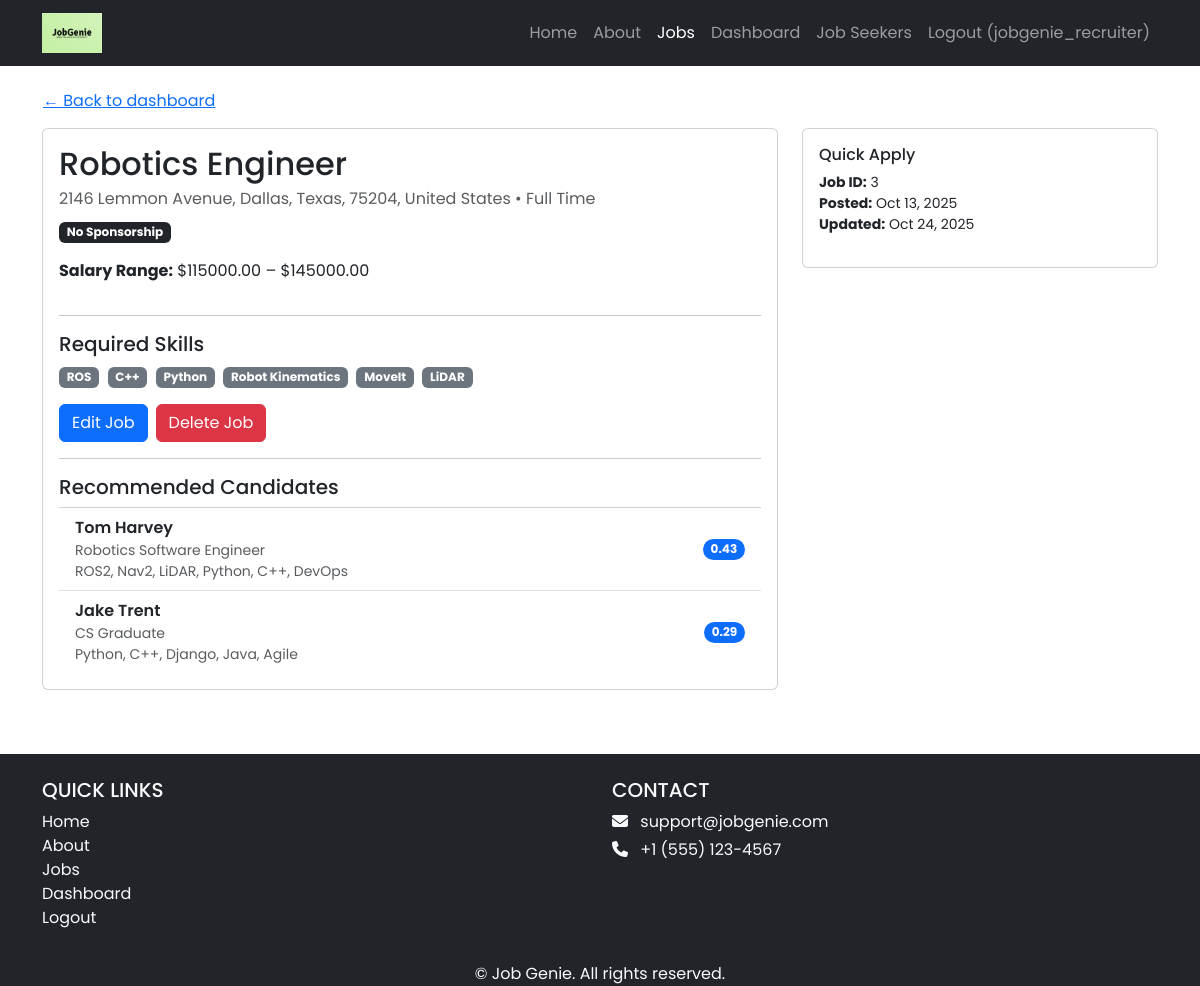
The app's page /jobs/3/ (signed in) with its own data.
### jobs/models.py (models this page shows, shortened)
class Job(models.Model):
    JOB_TYPES = [
        ('FT', 'Full Time'),
        ('PT', 'Part Time'),
        ('IN', 'Internship'),
        ('CT', 'Contractor'),
    ]
    REMOTE_TYPES = [
        ('ON', 'On-site'),
        ('RE', 'Remote'),
        ('HY', 'Hybrid'),
    ]
    SPONSORSHIP_OPT = [
        ('YES', 'Sponsorship Available'),
        ('NO', 'No Sponsorship'),
    ]
    recruiter = models.ForeignKey(
    Recruiter,
    on_delete=models.CASCADE,
    related_name="jobs",
    null=True,
    blank=True
    )
    title = models.CharField(max_length=255)
    company_name = models.CharField(max_length=255, blank=True, default="")
    skills = models.TextField(help_text="List required skills, separated by commas", blank=True, default="")
    address = models.CharField(max_length=255, blank=True, help_text="Type office location or adjust pin on map")
    city = models.CharField(max_length=100, blank=True)
    state = models.CharField(max_length=100, blank=True)
    postal_code = models.CharField(max_length=20, blank=True)
    country = models.CharField(max_length=100, blank=True)
    salary_min = models.DecimalField(max_digits=10, decimal_places=2, null=True, blank=True)
    salary_max = models.DecimalField(max_digits=10, decimal_places=2, null=True, blank=True)
    job_type = models.CharField(max_length=2, choices=JOB_TYPES)
    visa_sponsorship = models.CharField(max_length=3, choices=SPONSORSHIP_OPT, default='NO')
    remote_type = models.CharField(max_length=2, choices=REMOTE_TYPES, default='ON')
    created_at = models.DateTimeField(auto_now_add=True)
    updated_at = models.DateTimeField(auto_now=True)
    lat = models.FloatField(null=True, blank=True)
    lng = models.FloatField(null=True, blank=True)
    @property
    def skill_list(self):
        return [s.strip() for s in self.skills.split(',')] if self.skills else []
    @property
    def full_address(self):
        parts = [self.address, self.city, self.state, self.postal_code, self.country]
        return ", ".join([p for p in parts if p])
    class Meta:
        indexes = [
            models.Index(fields=['job_type']),
            models.Index(fields=['remote_type']),
            models.Index(fields=['city']),
        ]
        ordering = ['-created_at']

### profiles/models.py (models this page shows, shortened)
class JobSeekerProfile(models.Model):
    first_name = models.CharField(max_length=255, default='Unknown')
    last_name = models.CharField(max_length=255, default='Unknown')
    user = models.OneToOneField(User, on_delete=models.CASCADE)
    headline = models.CharField(max_length=255)
    skills = models.TextField()
    education = models.TextField()
    work_experience = models.TextField()
    links = models.TextField(blank=True)
    is_public = models.BooleanField(default=True)  # privacy
    address = models.CharField(max_length=255, blank=True)
    city = models.CharField(max_length=100, blank=True)
    state = models.CharField(max_length=100, blank=True)
    postal_code = models.CharField(max_length=20, blank=True)
    country = models.CharField(max_length=100, blank=True)
    lat = models.FloatField(null=True, blank=True)
    lng = models.FloatField(null=True, blank=True)

### jobs/views.py (the view)
# urls.py: path('<int:pk>/', JobDetailView.as_view(), name='job_detail'),
class JobDetailView(DetailView):
    model = Job
    template_name = 'jobs/job_detail.html'
    context_object_name = 'job'
    def get_context_data(self, **kwargs):
        ctx = super().get_context_data(**kwargs)
        if self.request.user.is_authenticated:
            ctx['application'] = Application.objects.filter(
                job=self.object, candidate=self.request.user
            ).first()
        recruiter = getattr(self.request.user, "recruiter_profile", None)
        if recruiter and self.object.recruiter_id == recruiter.id:
            ctx['job_recommendations'] = recommend_candidates_for_job(self.object, limit=5)
        return ctx

### recruiters/recommendations.py (called while the page is built)
def _tokenize_skills(raw: str) -> List[str]:
    if not raw:
        return []
    tokens: List[str] = []
    for part in raw.replace(',', ' ').split():
        token = part.strip().lower()
        if token:
            tokens.append(token)
    return tokens

def score_candidate_for_job(job, profile: JobSeekerProfile) -> float:
    job_skills = set(_tokenize_skills(getattr(job, 'skills', '')))
    candidate_skills = set(_tokenize_skills(profile.skills))
    if not job_skills or not candidate_skills:
        return 0.0
    overlap = job_skills.intersection(candidate_skills)
    base = len(overlap) / max(len(job_skills), 1)
    remote_type = getattr(job, 'remote_type', None)
    remote_bonus = 0.05 if remote_type in ('RE', 'HY') else 0.0
    return round(base + remote_bonus, 4)

def recommend_candidates_for_job(job, limit: int = 5) -> List[Tuple[JobSeekerProfile, float]]:
    candidates = JobSeekerProfile.objects.filter(is_public=True).select_related('user')
    scored: List[Tuple[JobSeekerProfile, float]] = []
    for profile in candidates:
        score = score_candidate_for_job(job, profile)
        if score > 0:
            scored.append((profile, score))
    scored.sort(key=lambda x: x[1], reverse=True)
    return scored[:limit]

### jobs/templates/jobs/job_detail.html (shortened to what this page needs)
{% extends 'base.html' %}
{% load static %}
{% block content %}
<div class="p-3">
  <div class="container">
    {% if user.is_authenticated and user.userprofile.role == 'RECRUITER' %}
      <a href="{% url 'recruiters:dashboard' %}" class="btn btn-link ps-0">← Back to dashboard</a>
    {% else %}
      <a href="{% url 'job_list' %}" class="btn btn-link ps-0">← Back to jobs</a>
    {% endif %}
    <div class="row mt-2">
      <div class="col-lg-8">
        <div class="card p-3">
          <h2 class="mb-1">{{ job.title }}</h2>
          <div class="mb-2 text-muted">
            {{ job.full_address }} • {{ job.get_job_type_display }}
          </div>
          <div class="mb-3">
            <span class="badge {% if job.visa_sponsorship == 'YES' %}bg-success{% else %}bg-dark{% endif %}">
              {{ job.get_visa_sponsorship_display }}
            </span>
          </div>
          {% if job.salary_min or job.salary_max %}
            <p><strong>Salary Range:</strong>
              ${{ job.salary_min|default:"?" }} – ${{ job.salary_max|default:"?" }}
            </p>
          {% endif %}
          <hr>
          <h5>Required Skills</h5>
          <p class="mb-0">
            {% if job.skills %}
              {% for s in job.skill_list %}
                <span class="badge bg-secondary me-1">{{ s }}</span>
              {% endfor %}
            {% else %}
              <em>Not specified.</em>
            {% endif %}
          </p>
          {% if user.is_authenticated and user.recruiter_profile == job.recruiter %}
            <div class="mt-3 d-flex gap-2">
              <a href="{% url 'job_edit' job.pk %}" class="btn btn-primary">Edit Job</a>
              <a href="{% url 'job_delete' job.pk %}" class="btn btn-danger">Delete Job</a>
            </div>
          {% endif %}
          {% if user.is_authenticated and user.recruiter_profile == job.recruiter %}
            <hr>
            <h5 class="mb-2">Recommended Candidates</h5>
            {% if job_recommendations %}
              <ul class="list-group list-group-flush">
                {% for profile, score in job_recommendations %}
                  <li class="list-group-item d-flex justify-content-between align-items-center">
                    <div>
                      <div class="fw-semibold">{{ profile.first_name }} {{ profile.last_name }}</div>
                      <div class="text-muted small">{{ profile.headline }}</div>
                      <div class="text-muted small">{{ profile.skills|truncatechars:120 }}</div>
                    </div>
                    <span class="badge bg-primary rounded-pill">{{ score|floatformat:2 }}</span>
                  </li>
                {% endfor %}
              </ul>
            {% else %}
              <p class="text-muted">No recommendations yet.</p>
            {% endif %}
          {% endif %}
        </div>
      </div>
      <div class="col-lg-4 mt-3 mt-lg-0">
        <div class="card p-3">
          <h6 class="mb-2">Quick Apply</h6>
          <ul class="list-unstyled mb-0 small">
            <li><strong>Job ID:</strong> {{ job.id }}</li>
            <li><strong>Posted:</strong> {{ job.created_at|date:"M j, Y" }}</li>
            <li><strong>Updated:</strong> {{ job.updated_at|date:"M j, Y" }}</li>
          </ul>
        </div>
      </div>
    </div>
  </div>
</div>
{% endblock content %}

### jobgenie/templates/base.html (shortened to what this page needs)
<!DOCTYPE html>
<html>
{% load static %}
<head>
    <link href="https://cdn.jsdelivr.net/npm/bootstrap@5.3.3/dist/css/bootstrap.min.css" rel="stylesheet"
>
    <link rel="stylesheet" href="https://cdnjs.cloudflare.com/ajax/libs/font-awesome/6.1.1/css/all.min.css">
    <link rel="stylesheet" type="text/css" href="{% static 'css/style.css' %}">
</head>
<body>
    <header>
        <nav class="navbar navbar-expand-lg navbar-dark bg-dark">
            <div class="container">
                <a class="navbar-brand" href="{% url 'home.index' %}">
                    <img src="{% static 'img/logo.png' %}" alt="logo" height="40" />
                </a>
                <div class="collapse navbar-collapse" id="navbarNav">
                    <ul class="navbar-nav ms-auto">
                        <li class="nav-item">
                            <a class="nav-link {% if request.resolver_match.url_name == 'home.index' %}active{% endif %}"
                                href="{% url 'home.index' %}">Home</a>
                        </li>
                        <li class="nav-item">
                            <a class="nav-link {% if request.resolver_match.url_name == 'home.about' %}active{% endif %}"
                                href="{% url 'home.about' %}">About</a>
                        </li>
                        <li class="nav-item">
                            <a class="nav-link {% if request.path|slice:':6' == '/jobs/' %}active{% endif %}" href="{% url 'job_list' %}">Jobs</a>
                        </li>
                        {% if user.is_authenticated %}
                            {% if user.userprofile.role == "JOB_SEEKER" %}
                                <li class="nav-item">
                                    <a class="nav-link {% if request.resolver_match.url_name == 'profiles:view_profile' %}active{% endif %}"
                                        href="{% url 'profiles:view_profile' %}">My Profile</a>
                                </li>
                                <li class="nav-item">
                                    <a class="nav-link {% if request.resolver_match.url_name == 'my_applications' %}active{% endif %}"
                                        href="{% url 'my_applications' %}">My Applications</a>
                                </li>
                            {% elif user.userprofile.role == "RECRUITER" %}
                                <li class="nav-item">
                                    <a class="nav-link {% if request.resolver_match.url_name == 'recruiters:dashboard' %}active{% endif %}"
                                        href="{% url 'recruiters:dashboard' %}">Dashboard</a>
                                </li>
                                <li class="nav-item">
                                    <a class="nav-link {% if request.path|slice:':18' == '/profiles/jobseekers/' %}active{% endif %}"
                                        href="{% url 'profiles:jobseeker_list' %}">Job Seekers</a>
                                </li>
                            {% else %}
                                <li class="nav-item">
                                    <a class="nav-link" href="{% url 'accounts.signup' %}">Complete Profile</a>
                                </li>
                            {% endif %}
                            <li class="nav-item">
                                <a class="nav-link" href="{% url 'accounts.logout' %}">Logout ({{ user.username }})</a>
                            </li>
                        {% endif %}
                    </ul>
                </div>
            </div>
        </nav>
    </header>
    <div>
        {% block content %}
        {% endblock content %}
    </div>
    <footer class="bg-dark text-light pt-4 mt-5">
        <div class="container text-center">
            <div class="row text-center text-md-start">
                <div class="col-md-6 mb-3">
                    <h5 class="text-uppercase">Quick Links</h5>
                    <ul class="list-unstyled">
                    <li><a href="{% url 'home.index' %}" class="text-light text-decoration-none">Home</a></li>
                    <li><a href="{% url 'home.about' %}" class="text-light text-decoration-none">About</a></li>
                    <li><a href="{% url 'job_list' %}" class="text-light text-decoration-none">Jobs</a></li>
                    {% if user.is_authenticated %}
                        {% if user.userprofile.role == "JOB_SEEKER" %}
                            <li><a href="{% url 'profiles:view_profile' %}" class="text-light text-decoration-none">My Profile</a></li>
                        {% elif user.userprofile.role == "RECRUITER" %}
                            <li><a href="{% url 'recruiters:dashboard' %}" class="text-light text-decoration-none">Dashboard</a></li>
                        {% endif %}
                        <li><a href="{% url 'accounts.logout' %}" class="text-light text-decoration-none">Logout</a></li>
                    {% else %}
                        <li><a href="{% url 'accounts.login' %}" class="text-light text-decoration-none">Login</a></li>
                        <li><a href="{% url 'accounts.signup' %}" class="text-light text-decoration-none">Sign Up</a>
                        </li>
                        {% endif %}
                    </ul>
                </div>
                <div class="col-md-6 mb-3">
                    <h5 class="text-uppercase">Contact</h5>
                    <p class="mb-1"><i class="fas fa-envelope me-2"></i> support@jobgenie.com</p>
                    <p class="mb-1"><i class="fas fa-phone me-2"></i> +1 (555) 123-4567</p>
                </div>
            </div>
            <p class="mb-0">&copy; {{ now|date:"Y" }} Job Genie. All rights reserved.</p>
        </div>
    </footer>
</body>
</html>

### jobgenie/static/css/style.css (style rules this page uses)
body { font-family: 'Poppins', sans-serif; }
.navbar-brand { font-size: 1.4rem; letter-spacing: 1px; }

### records on screen
Job: title "Robotics Engineer", full_address "2146 Lemmon Avenue, Dallas, Texas, 75204, United States", job_type "Full Time", visa_sponsorship "No Sponsorship", salary_min "115000.00", salary_max "145000.00", id "3", created_at "Oct 13, 2025", updated_at "Oct 24, 2025"
JobSeekerProfile: first_name "Tom", last_name "Harvey", headline "Robotics Software Engineer", skills "ROS2, Nav2, LiDAR, Python, C++, DevOps", score "0.43"
JobSeekerProfile: first_name "Jake", last_name "Trent", headline "CS Graduate", skills "Python, C++, Django, Java, Agile", score "0.29"

### other values on screen
{{ user.username }} "jobgenie_recruiter"
{{ s }} "ROS" "C++" "Python" "Robot Kinematics" "MoveIt" "LiDAR"
